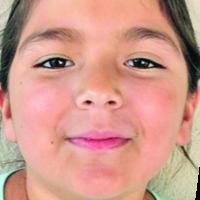
%> input picture matlab-version/face images/60-90/1005.png, 200 x 200 px; its folder holds only this picture in this run
$ octave violadetect.m   (GNU Octave 9; MATLAB toolbox functions it lacks are replaced by stand-ins)
%> lines starting %> are read from the running program, lines starting %| are printed output that depends on the picture
clc; clear; close all;

inputFolder = '60-90/';
outputFolder = 'output/';
if ~exist(outputFolder, 'dir')
    mkdir(outputFolder);
end


imageFiles = dir(fullfile(inputFolder, '*.png'));

% détecteurs basés sur Viola-Jones (AdaBoost)
faceDetector = vision.CascadeObjectDetector();
faceDetector.MergeThreshold = 1; % Ajustable

eyeDetector = vision.CascadeObjectDetector('EyePairBig');
mouthDetector = vision.CascadeObjectDetector('Mouth');


for idx = 1:length(imageFiles)

    imagePath = fullfile(inputFolder, imageFiles(idx).name);
    img = imread(imagePath);
%> img is the input picture: size 200x200x3 uint8; mean R, G, B 207.9, 153.9, 140.3
    if size(img, 3) == 3
        grayImg = rgb2gray(img);
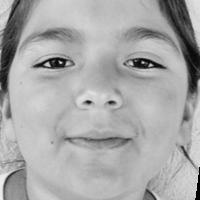
%> grayImg: size 200x200 uint8; min 0, max 240, mean 168.5
    else
        grayImg = img;
    end
    faceBBox = step(faceDetector, grayImg);
%> faceBBox = [8 3 183 183; 107 9 73 73]
    if isempty(faceBBox)
        disp(['Aucun visage détecté dans : ', imageFiles(idx).name]);
        continue;
    end
    annotatedImg = img;

    for i = 1:size(faceBBox, 1)
        % zone sup pour recherche des yeux
        upperFace = [faceBBox(i, 1), faceBBox(i, 2), faceBBox(i, 3), round(faceBBox(i, 4) * 0.5)];
        roiUpperFace = imcrop(grayImg, upperFace);


%> (the run ends here)

$ run again, on matlab-version/face images/60-90/317.png
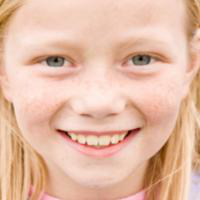
%> input picture matlab-version/face images/60-90/317.png, 200 x 200 px
%> img is the input picture: size 200x200x3 uint8; mean R, G, B 228.9, 187.1, 165.3
%> `grayImg = rgb2gray(img);`:
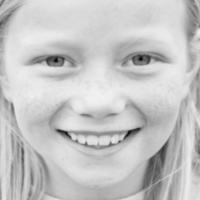
%> grayImg: size 200x200 uint8; min 4, max 242, mean 197.1
%> faceBBox = [14 5 175 175]

$ run again, on matlab-version/face images/60-90/3321.png
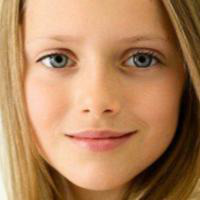
%> input picture matlab-version/face images/60-90/3321.png, 200 x 200 px
%> img is the input picture: size 200x200x3 uint8; mean R, G, B 178.7, 132.7, 94.4
%> `grayImg = rgb2gray(img);`:
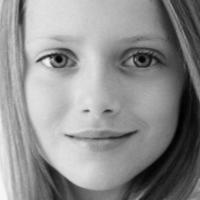
%> grayImg: size 200x200 uint8; min 0, max 248, mean 142.1
%> faceBBox = [14 6 170 170]

$ run again, on matlab-version/face images/60-90/4053.png
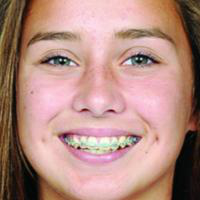
%> input picture matlab-version/face images/60-90/4053.png, 200 x 200 px
%> img is the input picture: size 200x200x3 uint8; mean R, G, B 178.7, 139.5, 129.8
%> `grayImg = rgb2gray(img);`:
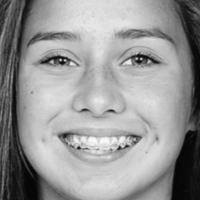
%> grayImg: size 200x200 uint8; min 0, max 252, mean 150.1
%> faceBBox = [16 4 164 164]

$ run again, on matlab-version/face images/60-90/1276.png
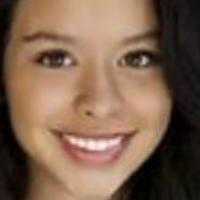
%> input picture matlab-version/face images/60-90/1276.png, 200 x 200 px
%> img is the input picture: size 200x200x3 uint8; mean R, G, B 125.9, 97.7, 77.9
%> `grayImg = rgb2gray(img);`:
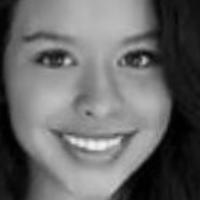
%> grayImg: size 200x200 uint8; min 0, max 243, mean 103.9
%> faceBBox = [16 5 167 167]
